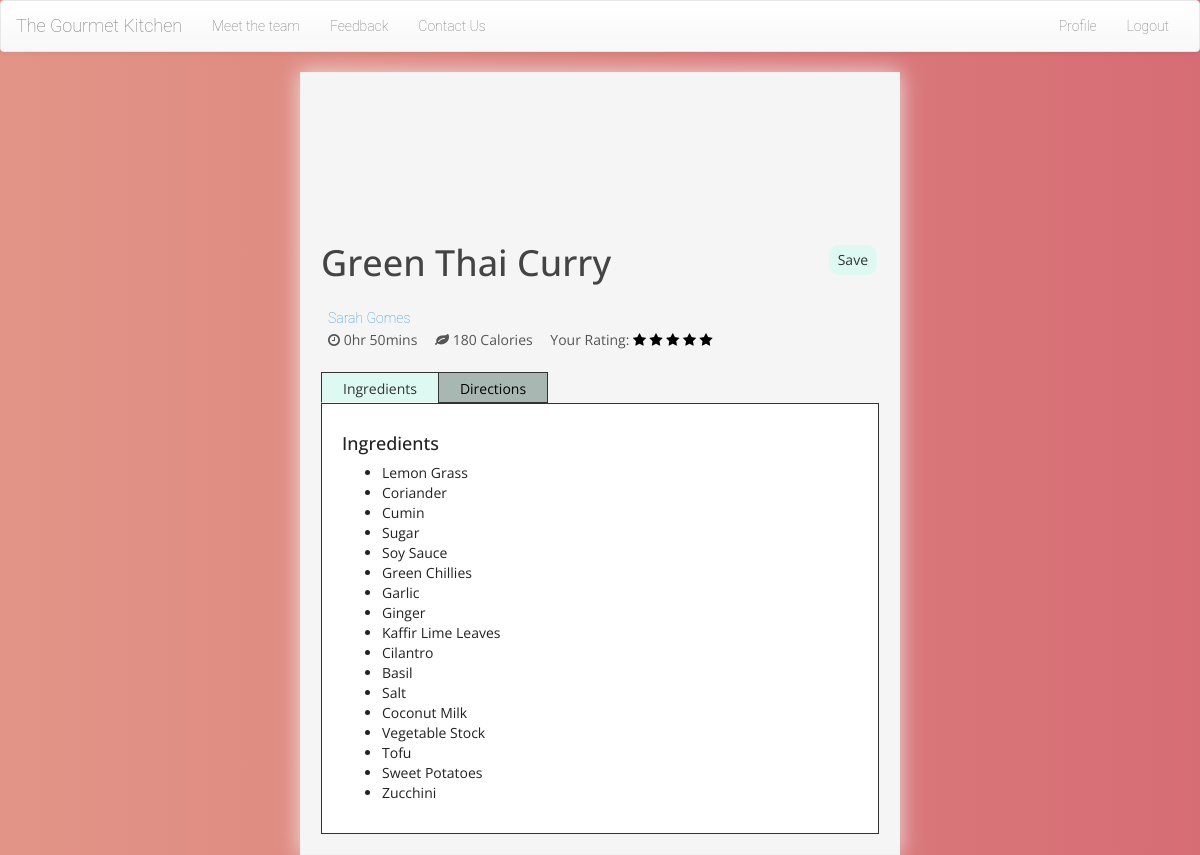
The page /recipe/28 (signed in) on the database its author committed.
### kitchen/models.py (models this page shows, shortened)
class Recipe(models.Model):
    def user_directory_path_rec(instance, filename):
        return 'kitchen/{0}/{1}'.format('rec', str(str(instance.rec_id)+str(time.time())))
    rec_id = models.AutoField(primary_key=True)
    name= models.CharField(max_length=100)
    desc = models.CharField(max_length=200)
    category = models.CharField(max_length=100,null=True)
    dir = models.CharField(max_length=10000)
    cal = models.IntegerField(default=0)
    time_hr = models.IntegerField(default=0)
    time_min = models.IntegerField(default=0)
    rec_img = models.FileField(upload_to=user_directory_path_rec,null=True, storage=OverwriteStorage())
    chef = models.ForeignKey(Everyone, on_delete=models.CASCADE,null=True)

class Everyone(models.Model):
    def user_directory_path_dp(instance, filename):
        return 'kitchen/{0}/{1}'.format('dp', str(instance.id.email+str(time.time())))
    def user_directory_path_cover(instance, filename):
        return 'kitchen/{0}/{1}'.format('cover', str(instance.id.email+str(time.time())))
    id = models.OneToOneField(User, on_delete=models.CASCADE,primary_key=True)
    about = models.CharField(max_length=5000, null=True)
    name = models.CharField(max_length=100, null=True)
    age = models.IntegerField(default=0)
    dp = models.FileField(upload_to=user_directory_path_dp,null=True, storage=OverwriteStorage())
    cover = models.FileField(upload_to=user_directory_path_cover,null=True, storage=OverwriteStorage())
    type = models.CharField(max_length=1)

class Ingredient(models.Model):
    name= models.CharField(max_length=100)
    rec = models.ForeignKey(Recipe, on_delete=models.CASCADE)

### kitchen/views.py (the view)
# urls.py: path('recipe/<int:recNoLink>', views.recipe, name='recipe'),
def recipe(request, recNoLink):
    if request.user.is_authenticated:
        if Recipe.objects.filter(rec_id=recNoLink).exists():
            current_person = Everyone.objects.get(id=request.user)
            rec = Recipe.objects.get(rec_id=recNoLink)
            ings_obs = Ingredient.objects.filter(rec=rec)
            is_saved = False
            inital_star = 0
            if Rating.objects.filter(rec=rec, user=current_person).exists():
                is_saved = Rating.objects.get(rec=rec, user=current_person).sav
                inital_star =  Rating.objects.get(rec=rec, user=current_person).val
            ings=list()
            for i in ings_obs:
                ings.append(i.name)
            context = {
            "rec_name" : rec.name,
            "rec_desc": rec.desc,
            "rec_category" : rec.category,
            "rec_dir" : rec.dir.split('\n'),
            "rec_cal": rec.cal,
            "rec_time_hr" : rec.time_hr,
            "rec_time_min" : rec.time_min,
            "rec_img":rec.rec_img,
            "ings":ings,
            "MEDIA_URL":MEDIA_URL,
            "rec_no":recNoLink,
            "chef_name":rec.chef.name,
            "chef_url":f"/profile/{rec.chef.id.username}",
            "is_saved" : is_saved,
            "inital_star" : inital_star,
            }
            if rec.chef == current_person :
                context['allow_edit']=True
            elif current_person.type == 'U':
                context['allow_rating']=True
            return render(request, 'kitchen/disp_recipe.html', context)
        else:
            return render(request, 'kitchen/disp_recipe.html', {'no_exist':True})
    else:
        temp_context = {"clickLogin":True,"error_message_login":"You must first Login","redirect_here":f"recipe/{recNoLink}"}
        return index(request,temp_context= temp_context)

### templates/kitchen/disp_recipe.html (shortened to what this page needs)
{% extends 'kitchen/base.html' %}
{% load static %}
{% block content %}
<link rel="stylesheet" href="http://netdna.bootstrapcdn.com/font-awesome/4.0.3/css/font-awesome.min.css">
	<link rel="stylesheet" href="{% static "kitchen/disp_recipe.css" %}">
		<div class="row mainCard center-block">
			{% if no_exist %}
			<h1 class="recipe-card__heading">Oops!! Recipe does'nt exist</h1>
			</div>
			{% else %}
			<div class="col-sm-12" id="colnId">
				<div id="headImage"></div>
				<div id="beneathId">
					<h1 class="recipe-card__heading">{{ rec_name }}
						{% if allow_rating %}
						{% if is_saved %}
							<div class="btn btn-edit" id="saveButton">Saved</div>
						{% else %}
							<div class="btn btn-edit" id="saveButton">Save</div>
						{% endif %}
						{% endif %}
					</h1>
					<ul class="media">
						<li>
							<br>
							<a href="{{chef_url}}">{{ chef_name }}</a>
						</li><br><br>
						<li><i id="cl" class="fa fa-clock-o"></i> {{ rec_time_hr }}hr {{ rec_time_min }}mins</li>
						<li><i id="lf" class="fa fa-leaf"></i> {{ rec_cal }} Calories</li>
						{% if allow_rating %}
						<li>
							<span>Your Rating: </span>
							<strong>
								<span class="fa fa-star" id="star1"></span>
								<span class="fa fa-star" id="star2"></span>
								<span class="fa fa-star" id="star3"></span>
								<span class="fa fa-star" id="star4"></span>
								<span class="fa fa-star" id="star5"></span>
							</strong>
					</li>
					{% endif %}
				</ul>
				<ul class="tabs">
					<li class="active" rel="tab1">Ingredients</li>
					<li rel="tab2">Directions</li>
				</ul>
				<div class="tab_container">
					<div id="tab1" class="tab_content">
						<h4>Ingredients</h4>
						<section>
							<ul class='ingredient-list'>
								{% for ing in ings %}
								<li>{{ing}}</li>
								{% endfor %}
							</ul>
						</section>
					</div>
				</div>
			</div>
		</div>
{% endif %}
{% endblock %}

### templates/kitchen/base.html (shortened to what this page needs)
{% load static %}
<html>
<head>
	<link rel="stylesheet" href="https://use.fontawesome.com/releases/v5.4.1/css/all.css">
	<link rel="stylesheet" href="{% static "bootstrap/bootstrap.min.css" %}">
	<link rel="stylesheet" href="{% static "bootstrap/bootstrap-theme.min.css" %}">
	<link rel="stylesheet" href="{% static "kitchen/base.css" %}">
</head>
<body>
  <nav class="navbar navbar-default">
    <div class="container-fluid">
      <div class="navbar-header">
        <a class="navbar-brand" href="/">The Gourmet Kitchen</a>
      </div>
      <div class="collapse navbar-collapse" id="bs-example-navbar-collapse-1">
        <ul class="nav navbar-nav">
          <li class="dropdown">
              <li><a href="/meet">Meet the team</a></li>
          </li>
          <li><a href="https://goo.gl/forms/IWYYIVhOXYXAGOdf1">Feedback</a></li>
					<li><a href="" data-toggle="modal" data-target="#exampleModalContact">Contact Us</a></li>
        </ul>
				<ul class="nav navbar-nav navbar-right">
					{% if user.is_authenticated %}
						<li><a href="/profile/user.username">Profile</a></li>
					<li><a href="/logout">Logout</a></li>
					{% else %}
					<li><a href="#" data-toggle="modal" data-target="#exampleModalCenterLogin" class="loggBut">Login</a></li>
					<li><a href="#" data-toggle="modal" data-target="#exampleModalCenterSign" class="signnBut">Signup</a></li>
					{% endif %}
				</ul>
      </div>
    </div>
  </nav>
  {% block content %}
  {% endblock %}
</body>

### static/kitchen/base.css (style rules this page uses)
body { margin: 0; max-width: 100%; max-height: 100%; min-width: 100vw; min-height: 100vh; padding: 0; }
body { background: #D66D75; background: -webkit-linear-gradient(to right, #E29587, #D66D75); background: linear-gradient(to right, #E29587, #D66D75); }
.cont h3, a, i { font-family: 'Roboto', sans-serif; font-weight: lighter; -webkit-transition: .1s ease-in-out; transition: .1s ease-in-out; }

### static/kitchen/disp_recipe.css (style rules this page uses)
body { font-family: "Open sans", sans-serif; width: 100vw; height: 100vh; color: #222; max-width: 100vw; overflow-x: hidden; }
a { text-decoration: none; color: #3498db; }
.recipe-card__heading { padding: 0; margin: 0 0 0; color: #444; }
h1 { padding-left:10px; }
ul.tabs { margin: 0; padding: 0; float: left; list-style: none; height: 32px; border-bottom: 1px solid #333; width: 100%; }
ul.tabs li { float: left; margin: 0; cursor: pointer; padding: 0px 21px; height: 31px; line-height: 31px; border-top: 1px solid #333; border-left: 1px solid #333; border-bottom: 1px solid #333; background-color: #a8b7b2; color: #000000; overflow: hidden; position: relative; }
.tab_last { border-right: 1px solid #333; }
ul.tabs li.active { background-color: #def9f1; color: #333; border-bottom: 1px solid #fff; display: block; }
.tab_container { border: 1px solid #333; border-top: none; clear: both; float: left; width: 100%; background: #fff; overflow: auto; }
.tab_content { padding: 20px; display: none; }
.media { width:100%; font-size:1em; color:#555; padding-bottom:15px; text-align: left; vertical-align: left; line-height: 10px; border-left:0px; border-right:0px; padding-left:0px; padding-right:0px; }
.media li { display:inline-block; padding:0 7px; }
.mainCard { max-width: 1000px; font-size: 1.0em; background-color: rgba(245,245,245,1); padding: auto; }
strong .fa-star { color: black; }
.btn-edit { float: right; }
.btn { display: inline-block; background: #def9f1; padding: 4px 8px; margin: 2px; border-radius: 10px; color: #333; cursor: pointer; text-transform: capitalize; }
#headImage { background-size:cover; height:150px; width: inherit; margin: 0; }
.mainCard { max-width: 600px; font-size: 1.0em; background-color: rgba(245,245,245,1); padding: 0; margin-bottom: 30px; -webkit-box-shadow: 0px 0px 20px 1px rgba(240,241,243,1); -moz-box-shadow: 0px 0px 20px 1px rgba(240,241,243,0.8); box-shadow: 0px 0px 20px 1px rgba(240,241,243,0.8); border:1px solid #f0f1f3; }
#colnId { padding: 0; margin-bottom: 20px; }
#beneathId { margin:20px; }

### rows shown on the page
Recipe: name "Green Thai Curry"
Everyone: name "Sarah Gomes"
Ingredient: ings "Lemon Grass"
Ingredient: ings "Coriander"
Ingredient: ings "Cumin"
Ingredient: ings "Sugar"
Ingredient: ings "Soy Sauce"
Ingredient: ings "Green Chillies"
Ingredient: ings "Garlic"
Ingredient: ings "Ginger"
Ingredient: ings "Kaffir Lime Leaves"
Ingredient: ings "Cilantro"
Ingredient: ings "Basil"
Ingredient: ings "Salt"
Ingredient: ings "Coconut Milk"
Ingredient: ings "Vegetable Stock"
Ingredient: ings "Tofu"
Ingredient: ings "Sweet Potatoes"
Ingredient: ings "Zucchini"

### other values the page prints
{{ rec_time_hr }} "0"
{{ rec_time_min }} "50"
{{ rec_cal }} "180"
